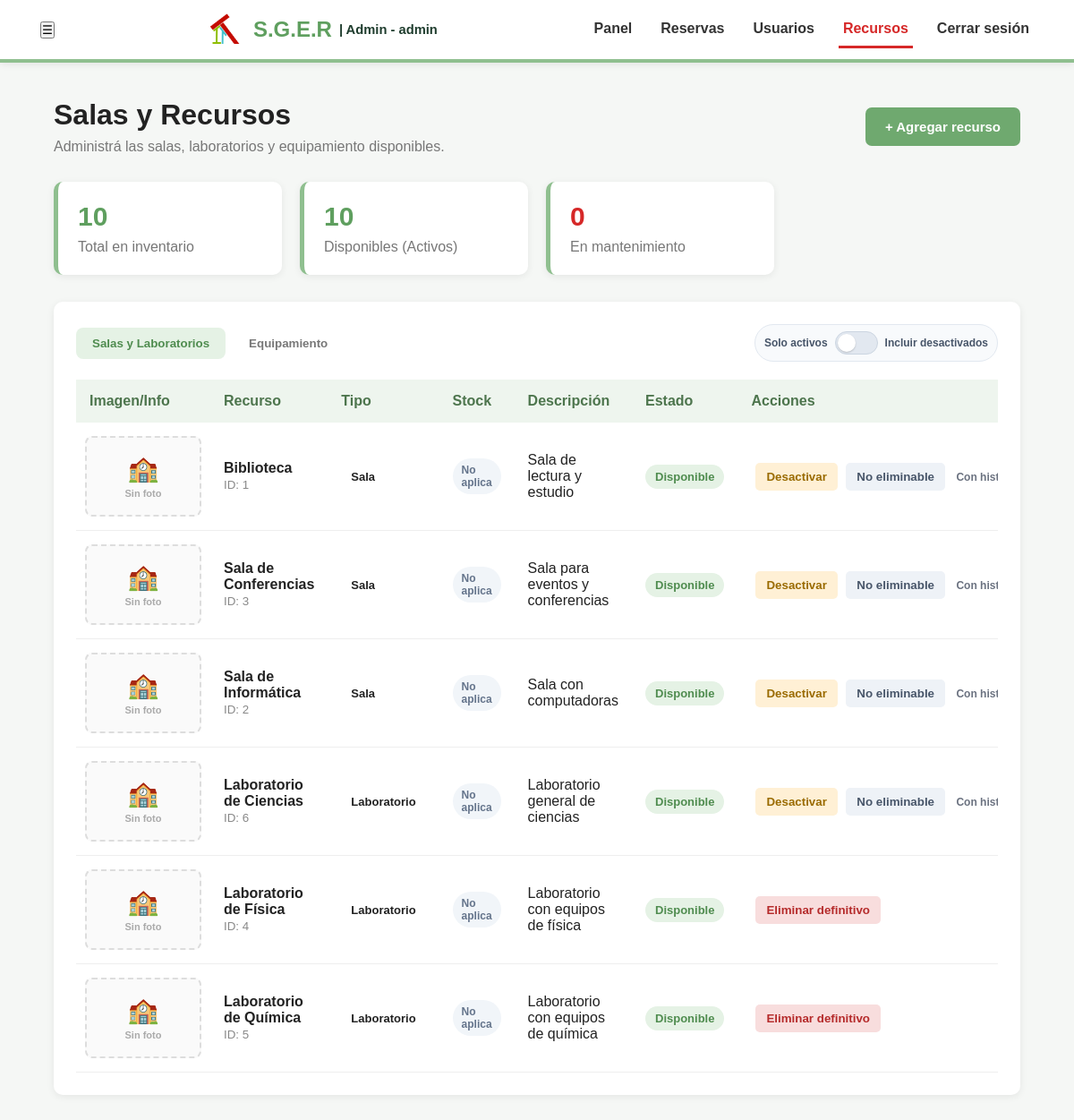
The app's page /html/recursos.php (signed in), older data.
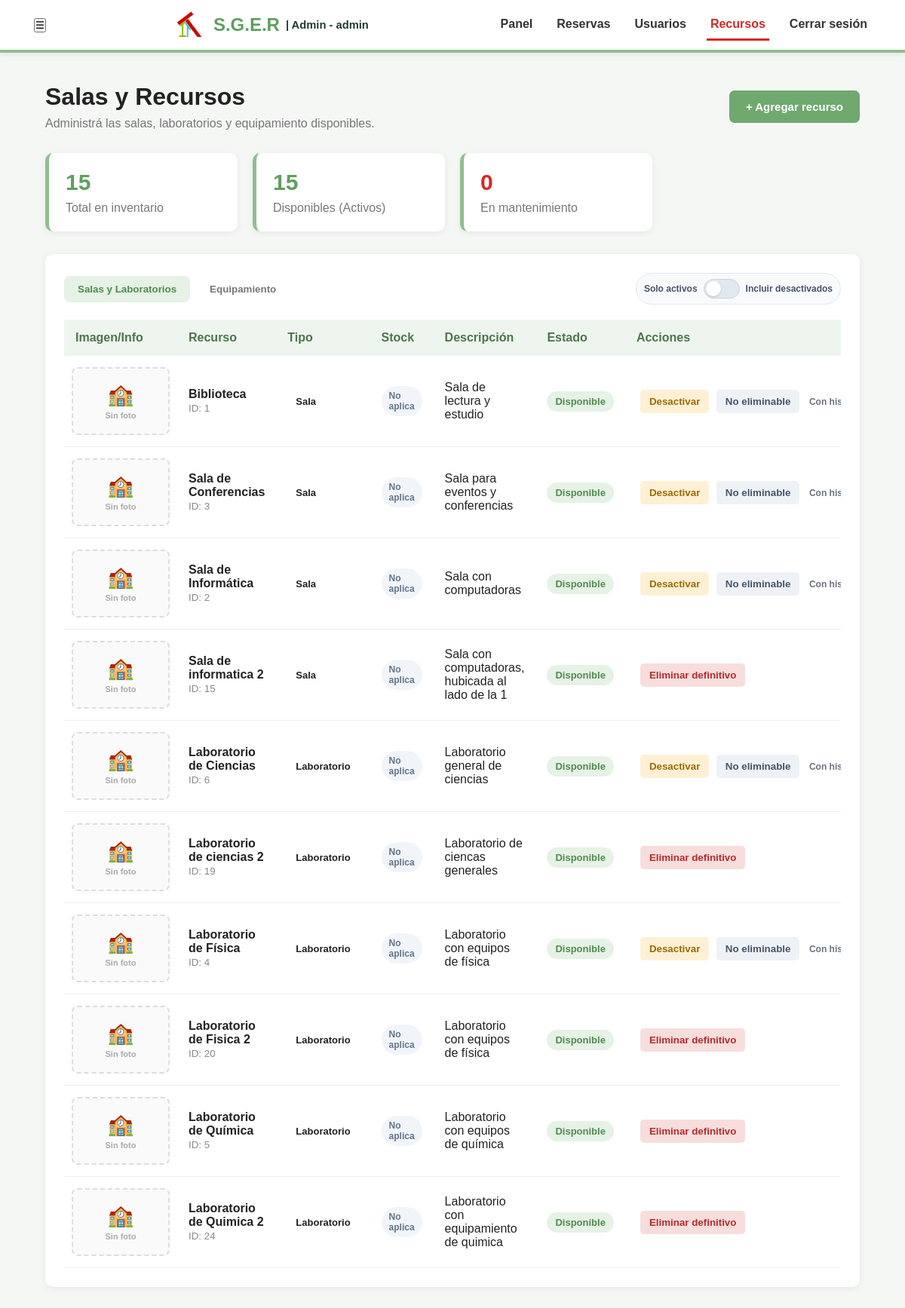
The same page, newer data.
### tables this page shows
CREATE TABLE `recursos` (
  `id` int(11) NOT NULL,
  `nombre` varchar(100) NOT NULL,
  `tipo` enum('sala','laboratorio','equipo') NOT NULL,
  `descripcion` text DEFAULT NULL,
  `imagen` varchar(255) DEFAULT NULL,
  `cantidad_total` int(11) NOT NULL DEFAULT 1,
  `activo` tinyint(1) DEFAULT 1
);

### html/recursos.php (the view, shortened to what this page needs)
<?php
require_once __DIR__ . '/../includes/config.php';
$total_recursos = $pdo->query("SELECT COUNT(*) FROM recursos")->fetchColumn();
$recursos_disponibles = $pdo->query("SELECT COUNT(*) FROM recursos WHERE activo = 1")->fetchColumn();
$recursos_mantenimiento = $total_recursos - $recursos_disponibles;
$resultado_recursos = $pdo->query(
    "SELECT r.*, COALESCE(rr.total_reservas, 0) AS total_reservas
     FROM recursos r
     LEFT JOIN (
         SELECT id_recurso, COUNT(*) AS total_reservas
         FROM reservas
         GROUP BY id_recurso
     ) rr ON rr.id_recurso = r.id
     ORDER BY r.tipo ASC, r.nombre ASC"
);
?>
<!DOCTYPE html>
<html lang="es">
<head>
    <link rel="stylesheet" href="../css/style_aulas.css">
</head>
<body>
    <?php require_once __DIR__ . '/../includes/barra_admin.php'; ?>
    <main class="contenedor">
        <section class="encabezado">
            <div>
                <h1>Salas y Recursos</h1>
                <p>Administrá las salas, laboratorios y equipamiento disponibles.</p>
            </div>
            <button class="btn-agregar" onclick="abrirFormulario()">+ Agregar recurso</button>
        </section>
        <section class="estadisticas">
            <div class="tarjeta">
                <span class="numero"><?php echo $total_recursos; ?></span>
                <span>Total en inventario</span>
            </div>
            <div class="tarjeta">
                <span class="numero"><?php echo $recursos_disponibles; ?></span>
                <span>Disponibles (Activos)</span>
            </div>
            <div class="tarjeta">
                <span class="numero mantenimiento"><?php echo $recursos_mantenimiento; ?></span>
                <span>En mantenimiento</span>
            </div>
        </section>
        <section class="panel">
            <div class="pestanas-wrap">
                <div class="pestanas">
                    <button type="button" class="btn-pestana activa" data-categoria="espacios" onclick="cambiarPestana('espacios', this)">Salas y Laboratorios</button>
                    <button type="button" class="btn-pestana" data-categoria="equipos" onclick="cambiarPestana('equipos', this)">Equipamiento</button>
                </div>
                <div class="filtro-desactivados" aria-label="Filtro de recursos desactivados">
                    <span class="filtro-label">Solo activos</span>
                    <button
                        type="button"
                        id="toggleDesactivados"
                        class="toggle-desactivados"
                        aria-pressed="false"
                        onclick="alternarDesactivados(this)">
                        <span class="toggle-knob"></span>
                    </button>
                    <span class="filtro-label">Incluir desactivados</span>
                </div>
            </div>
            <div class="tabla-contenedor">
                <table>
                    <thead>
                        <tr>
                            <th>Imagen/Info</th>
                            <th>Recurso</th>
                            <th>Tipo</th>
                            <th>Stock</th>
                            <th>Descripción</th>
                            <th>Estado</th>
                            <th>Acciones</th>
                        </tr>
                    </thead>
                    <tbody id="tablaRecursos">
                        <?php while ($recurso = $resultado_recursos->fetch(PDO::FETCH_ASSOC)): ?>
                            <?php
                                $tipoDB = $recurso['tipo'];
                                $categoria = ($tipoDB == 'equipo') ? 'equipos' : 'espacios';
                                $estadoTexto = $recurso['activo'] == 1 ? 'Disponible' : 'Mantenimiento';
                                $claseEstado = $recurso['activo'] == 1 ? 'disponible' : 'mantenimiento';
                                $totalReservas = (int)($recurso['total_reservas'] ?? 0);
                                $tieneHistorial = $totalReservas > 0;
                            ?>
                            <tr data-categoria="<?php echo $categoria; ?>" data-activo="<?php echo (int)$recurso['activo']; ?>">
                                <td style="width: 150px; padding: 15px 10px; vertical-align: middle;">
                                    <?php if (!empty($recurso['imagen'])): ?>
                                        <img src="../<?php echo htmlspecialchars($recurso['imagen']); ?>" alt="Foto" style="width: 130px; height: 90px; object-fit: cover; border-radius: 8px; box-shadow: 0 2px 6px rgba(0,0,0,0.15);">
                                    <?php else: ?>
                                        <div style="width: 130px; height: 90px; background: #fafafa; border-radius: 8px; display: flex; flex-direction: column; align-items: center; justify-content: center; font-size: 28px; border: 2px dashed #ddd; color: #aaa;">
                                            <?php echo in_array($tipoDB, ['sala', 'laboratorio'], true) ? '🏫' : '💻'; ?>
                                            <span style="font-size: 11px; margin-top: 5px; font-weight: bold;">Sin foto</span>
                                        </div>
                                    <?php endif; ?>
                                </td>
                                <td style="vertical-align: middle;">
                                    <strong><?php echo htmlspecialchars($recurso['nombre']); ?></strong>
                                    <small>ID: <?php echo (int)$recurso['id']; ?></small>
                                </td>
                                <td><span class="tipo"><?php echo ucfirst($tipoDB); ?></span></td>
                                <td>
                                    <?php if ($tipoDB === 'equipo'): ?>
                                        <form action="procesar_recurso.php" method="POST" class="stock-form">
                                            <input type="hidden" name="id" value="<?php echo (int)$recurso['id']; ?>">
                                            <input type="hidden" name="accion" value="actualizar_stock">
                                            <input type="number" name="cantidad_total" min="1" value="<?php echo (int)$recurso['cantidad_total']; ?>" aria-label="Stock de <?php echo htmlspecialchars($recurso['nombre']); ?>">
                                            <button type="submit" class="btn-stock">Guardar</button>
                                        </form>
                                    <?php else: ?>
                                        <span class="stock-no-aplica">No aplica</span>
                                    <?php endif; ?>
                                </td>
                                <td><?php echo htmlspecialchars($recurso['descripcion']); ?></td>
                                <td><span class="estado <?php echo $claseEstado; ?>"><?php echo $estadoTexto; ?></span></td>
                                <td class="acciones">
                                    <?php if ($tieneHistorial): ?>
                                        <form action="procesar_recurso.php" method="POST" style="display:inline;">
                                            <?php if ($recurso['activo'] == 1): ?>
                                                <button type="submit" class="btn-desactivar" onclick="return abrirConfirmacionCambioEstado(this.form, 'desactivar', '<?php echo htmlspecialchars($recurso['nombre'], ENT_QUOTES); ?>')">Desactivar</button>
                                            <?php else: ?>
                                                <button type="submit" class="btn-reactivar" onclick="return abrirConfirmacionCambioEstado(this.form, 'reactivar', '<?php echo htmlspecialchars($recurso['nombre'], ENT_QUOTES); ?>')">Reactivar</button>
                                            <?php endif; ?>
                                        </form>
                                        <button type="button" class="btn-bloqueado" onclick="mostrarMotivoNoEliminable(<?php echo $totalReservas; ?>)">No eliminable</button>
                                        <small class="nota-historial">Con historial (<?php echo $totalReservas; ?>)</small>
                                    <?php else: ?>
                                        <form action="procesar_recurso.php" method="POST" style="display:inline;">
                                            <button type="submit" class="btn-eliminar" onclick="return confirmarEliminacion('<?php echo htmlspecialchars($recurso['nombre'], ENT_QUOTES); ?>')">Eliminar definitivo</button>
                                        </form>
                                    <?php endif; ?>
                                </td>
                            </tr>
                        <?php endwhile; ?>
                    </tbody>
                </table>
            </div>
        </section>
    </main>
</body>
</html>

### includes/barra_admin.php (shortened to what this page needs)
<?php
$pagina_actual = basename($_SERVER['PHP_SELF']);
$usuario_nombre = $_SESSION['nombre'] ?? 'Usuario';
$usuario_rol = strtolower((string)($_SESSION['rol'] ?? 'usuario'));
?>
<header class="barra">
    <button class="menu-toggle" type="button" aria-label="Abrir menú" aria-expanded="false">☰</button>
    <div class="brand-group">
        <a class="brand-home" href="pagina_principal.php" aria-label="Ir a la página principal">
            <img class="brand-logo" src="../imagenes/logo_proyecto.png" alt="Logo del instituto">
            <span class="logo">S.G.E.R</span>
        </a>
        <div class="usuario-header">| <?php echo htmlspecialchars($usuario_nombre); ?> - <?php echo htmlspecialchars($usuario_rol); ?></div>
    </div>
    <nav class="nav-links">
        <a href="panel_admin.php" class="<?php echo ($pagina_actual == 'panel_admin.php') ? 'activo' : ''; ?>">Panel</a>
        <a href="reservas_admin.php" class="<?php echo ($pagina_actual == 'reservas_admin.php') ? 'activo' : ''; ?>">Reservas</a>
        <a href="usuarios.php" class="<?php echo ($pagina_actual == 'usuarios.php') ? 'activo' : ''; ?>">Usuarios</a>
        <a href="recursos.php" class="<?php echo ($pagina_actual == 'recursos.php') ? 'activo' : ''; ?>">Recursos</a>
        <a href="cerrar_sesion.php">Cerrar sesión</a>
    </nav>
</header>

### css/style_aulas.css (style rules this page uses)
* { margin: 0; padding: 0; box-sizing: border-box; font-family: Arial, sans-serif; }
body { background: #f5f7f5; color: #222; }
.barra { height: 70px; background: white; display: flex; align-items: center; justify-content: space-between; padding: 0 45px; box-shadow: 0 2px 8px rgba(0,0,0,0.08); border-bottom: 4px solid #8fbf8f; }
.logo { font-size: 24px; font-weight: bold; color: #5f9f5f; }
.brand-home { display: inline-flex; align-items: center; gap: 10px; text-decoration: none; }
.brand-logo { height: 42px; width: auto; object-fit: contain; }
.brand-group { display: flex; align-items: center; gap: 8px; white-space: nowrap; }
.usuario-header { font-size: 0.92rem; font-weight: 700; color: #1f3d2e; white-space: nowrap; }
nav { display: flex; gap: 22px; }
nav a { text-decoration: none; color: #333; font-weight: bold; padding: 10px 5px; }
nav a.activo { color: #d62828; border-bottom: 3px solid #d62828; }
.contenedor { width: 90%; max-width: 1250px; margin: 40px auto; }
.encabezado { display: flex; justify-content: space-between; align-items: center; margin-bottom: 30px; }
.encabezado h1 { font-size: 32px; margin-bottom: 8px; }
.encabezado p { color: #777; }
.btn-agregar { background: #6fa96f; color: white; border: none; padding: 13px 22px; border-radius: 7px; font-size: 15px; font-weight: bold; cursor: pointer; }
.estadisticas { display: grid; grid-template-columns: repeat(4, 1fr); gap: 20px; margin-bottom: 30px; }
.tarjeta { background: white; padding: 22px; border-radius: 10px; box-shadow: 0 2px 8px rgba(0,0,0,0.07); border-left: 5px solid #8fbf8f; display: flex; flex-direction: column; gap: 8px; }
.numero { font-size: 30px; font-weight: bold; color: #5f9f5f; }
.numero.mantenimiento { color: #d62828; }
.tarjeta span:last-child { color: #777; }
.panel { background: white; border-radius: 10px; padding: 25px; box-shadow: 0 2px 8px rgba(0,0,0,0.07); }
.pestanas-wrap { display: flex; align-items: center; justify-content: space-between; gap: 14px; margin-bottom: 20px; flex-wrap: wrap; }
.pestanas { display: flex; gap: 8px; }
.btn-pestana { padding: 10px 18px; font-weight: 700; cursor: pointer; border: none; background: transparent; color: #777; border-radius: 8px; }
.btn-pestana.activa { background: #e5f2e5; color: #4f8c4f; }
.filtro-desactivados { display: inline-flex; align-items: center; gap: 8px; background: #f8fafc; border: 1px solid #e2e8f0; border-radius: 999px; padding: 7px 10px; }
.filtro-label { font-size: 12px; color: #475569; font-weight: 700; white-space: nowrap; }
.toggle-desactivados { width: 48px; height: 26px; border-radius: 999px; border: 1px solid #cbd5e1; background: #e2e8f0; position: relative; cursor: pointer; transition: background 0.2s ease; }
.toggle-desactivados .toggle-knob { position: absolute; top: 2px; left: 2px; width: 20px; height: 20px; border-radius: 50%; background: white; box-shadow: 0 1px 2px rgba(0, 0, 0, 0.18); transition: left 0.2s ease; }
.tabla-contenedor { overflow-x: auto; }
table { width: 100%; border-collapse: collapse; }
thead { background: #eef5ee; }
th { text-align: left; padding: 15px; color: #4d754d; }
td { padding: 15px; border-bottom: 1px solid #eee; }
td strong { display: block; }
td small { color: #888; }
.tipo, .estado { display: inline-block; padding: 6px 11px; border-radius: 20px; font-size: 13px; font-weight: bold; }
.estado.disponible { background: #e5f2e5; color: #4f8c4f; }
.acciones { white-space: nowrap; }
.acciones button { border: none; padding: 8px 12px; border-radius: 5px; cursor: pointer; font-weight: bold; }
.btn-eliminar { background: #f8dddd; color: #b52b2b; margin-left: 5px; }
.btn-desactivar { background: #fff0d5; color: #9a6b00; margin-left: 5px; }
.btn-bloqueado { background: #eef2f7; color: #475569; margin-left: 5px; }
.nota-historial { display: inline-block; margin-left: 8px; color: #6b7280; font-size: 12px; font-weight: 700; }
.stock-no-aplica { display: inline-block; padding: 6px 10px; border-radius: 999px; background: #f1f5f9; color: #64748b; font-size: 12px; font-weight: 700; }

Row changes from the older to the newer data that the page shows:
added recursos: shows "Sin foto", nombre "Sala de informatica 2", id "15", tipo "Sala", shows "No aplica", descripcion "Sala con computadoras, hubicada al lado de la 1", activo "Disponible"
added recursos: shows "Sin foto", nombre "Laboratorio de ciencias 2", id "19", tipo "Laboratorio", shows "No aplica", descripcion "Laboratorio de ciencas generales", activo "Disponible"
computed for recursos "Laboratorio de Física": text "Eliminar definitivo" → "Desactivar No eliminable Con…"
added recursos: shows "Sin foto", nombre "Laboratorio de Fisica 2", id "20", tipo "Laboratorio", shows "No aplica", descripcion "Laboratorio con equipos de física", activo "Disponible"
added recursos: shows "Sin foto", nombre "Laboratorio de Quimica 2", id "24", tipo "Laboratorio", shows "No aplica", descripcion "Laboratorio con equipamiento de quimica", activo "Disponible"
Text that changed along with them:
$total_recursos: "10" → "15"
$recursos_disponibles: "10" → "15"
